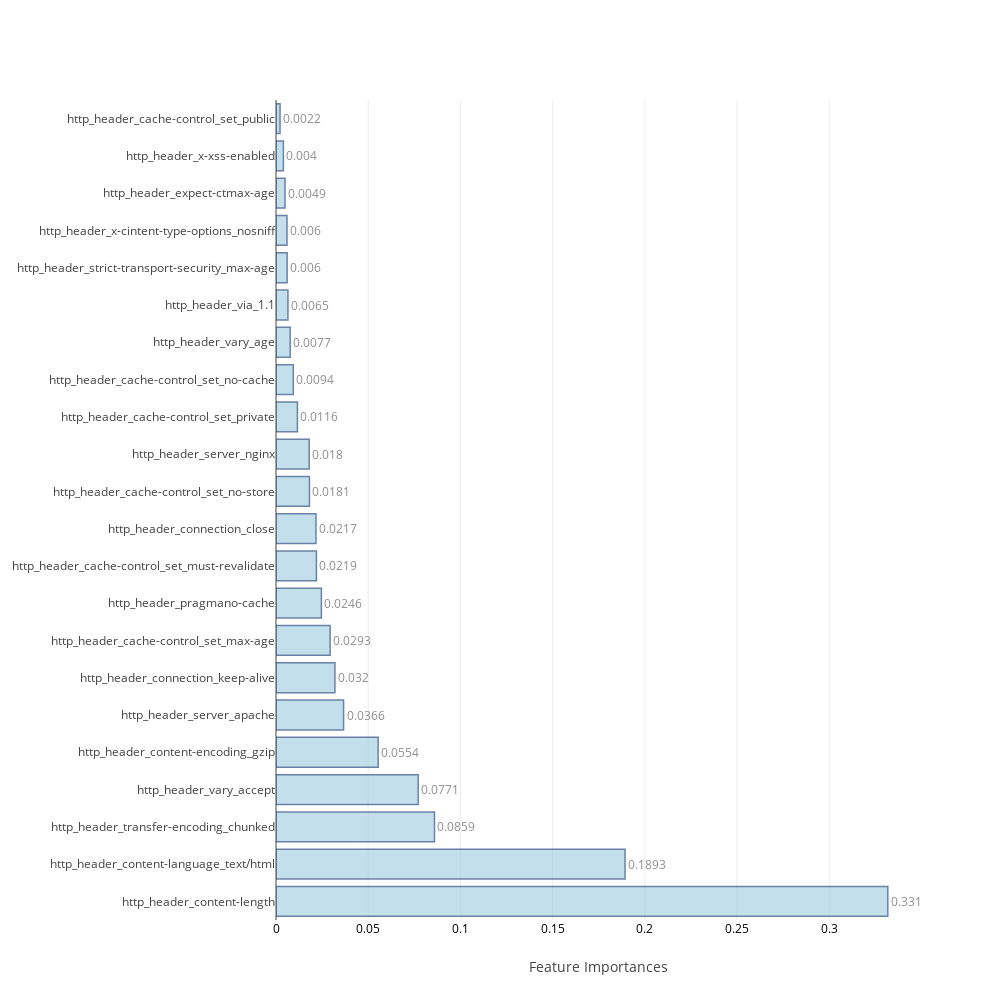
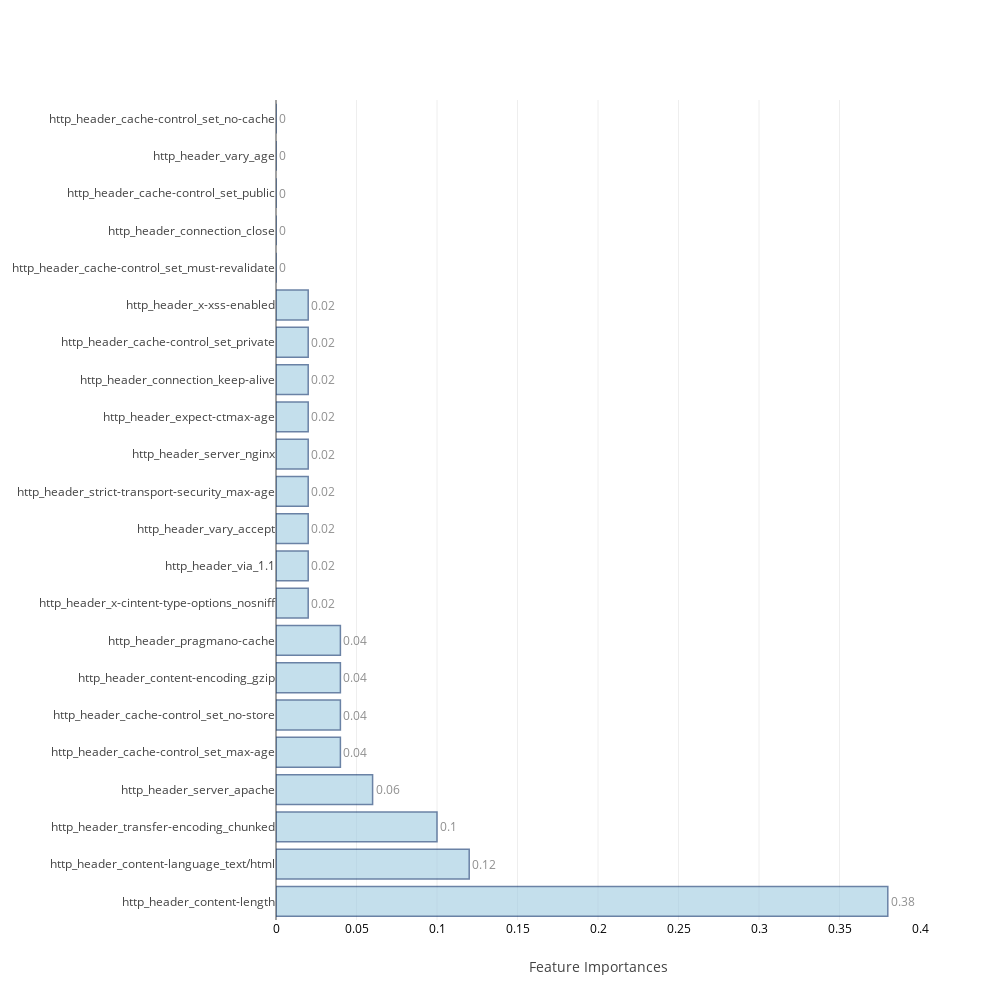
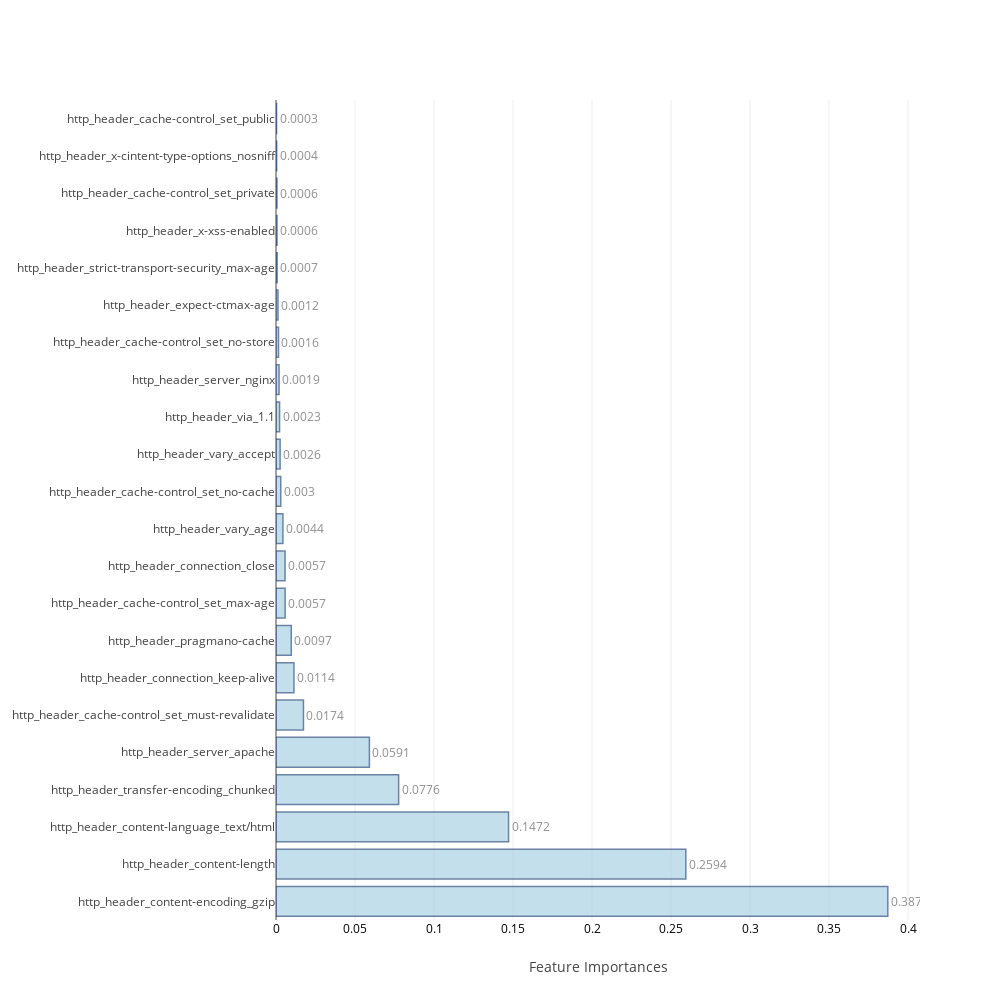
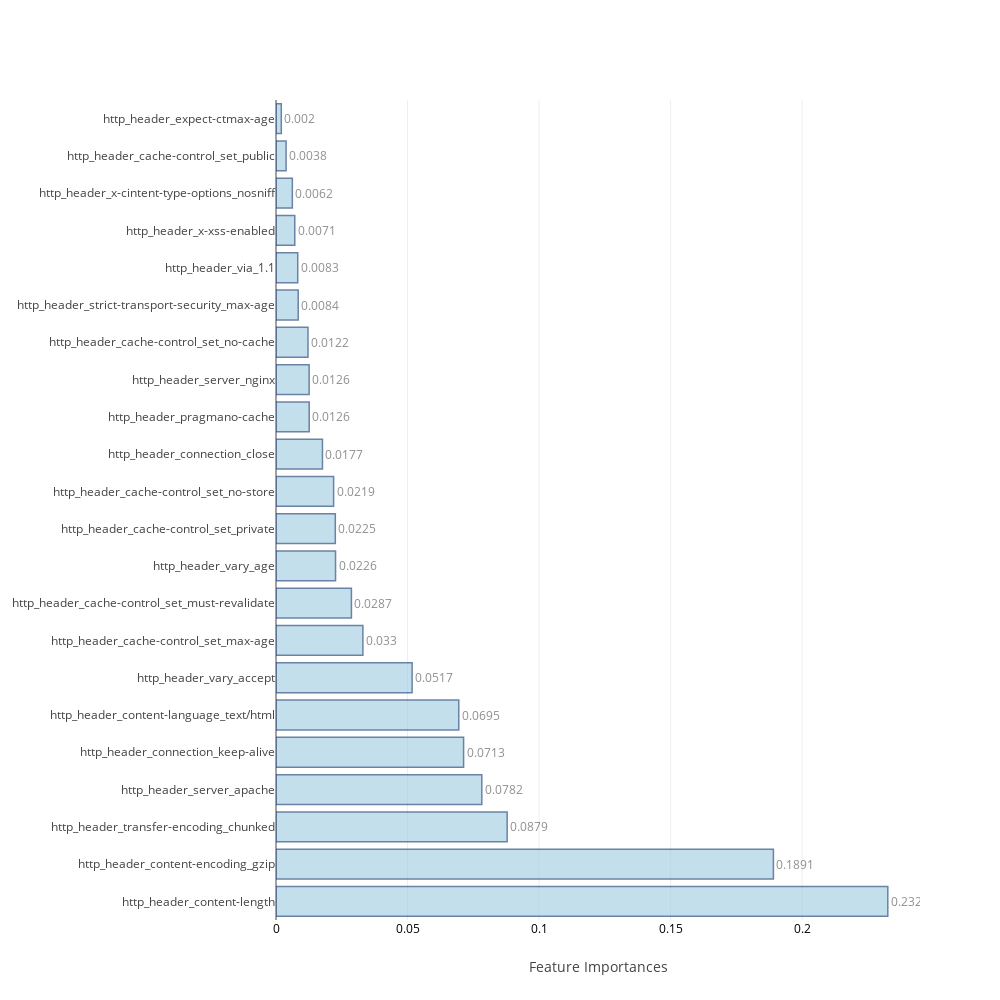

Source (notebook cell) for these figures, in order:
### Code cell
feat_imp=[None]*4
j=0
for i in range(0,8):
    if i>=2 and i<=5:
        model,cm_train,cm_test,acc_train,acc_test,roc_auc,feat_imp[j],mcc=f[i](scaled_X_train,train_Y,scaled_X_test,test_Y,columns[:-2])
        j=j+1
    else:
        model,cm_train,cm_test,acc_train,acc_test,roc_auc,mcc=f[i](scaled_X_train,train_Y,scaled_X_test,test_Y)
    table_80_50_train.loc[i]=   ([acc_train,cm_train.TP,cm_train.TN,cm_train.FP,cm_train.FN,cm_train.FPR,cm_train.FNR])
    table_80_50_test.loc[i] =   ([acc_test ,cm_test.TP, cm_test.TN, cm_test.FP, cm_test.FN, cm_test.FPR, cm_test.FNR,roc_auc,mcc])
    print("\n")

### Figure 1 — Plotly figure (JSON) as saved in the notebook; plotly's stock layout.template omitted (floating-point values rounded to 4 significant figures)
{"data": [{"marker": {"color": "rgb(158,202,225)", "line": {"color": "rgb(8,48,107)", "width": 1.5}}, "opacity": 0.6, "orientation": "h", "text": [0.3318, 0.1893, 0.0859, 0.0771, 0.0554, 0.0366, 0.032, 0.0293, 0.0246, 0.0219, 0.0217, 0.0181, 0.018, 0.0116, 0.0094, 0.0077, 0.0065, 0.006, 0.006, 0.0049, 0.004, 0.0022], "textposition": "outside", "type": "bar", "uid": "e348aec7-db4f-49fe-a722-bbbce176c73e", "x": [0.3318, 0.1893, 0.08594, 0.07711, 0.0554, 0.03665, 0.03195, 0.02935, 0.0246, 0.02192, 0.02168, 0.01814, 0.018, 0.0116, 0.009383, 0.007687, 0.006473, 0.00604, 0.00597, 0.004877, 0.004011, 0.002195], "y": ["http_header_content-length", "http_header_content-language_text/html", "http_header_transfer-encoding_chunked", "http_header_vary_accept", "http_header_content-encoding_gzip", "http_header_server_apache", "http_header_connection_keep-alive", "http_header_cache-control_set_max-age", "http_header_pragmano-cache", "http_header_cache-control_set_must-revalidate", "http_header_connection_close", "http_header_cache-control_set_no-store", "http_header_server_nginx", "http_header_cache-control_set_private", "http_header_cache-control_set_no-cache", "http_header_vary_age", "http_header_via_1.1", "http_header_strict-transport-security_max-age", "http_header_x-cintent-type-options_nosniff", "http_header_expect-ctmax-age", "http_header_x-xss-enabled", "http_header_cache-control_set_public"]}], "layout": {"autosize": false, "height": 1000, "width": 1000, "xaxis": {"tickfont": {"color": "black", "size": 12}, "title": "Feature Importances"}, "yaxis": {"automargin": true}}}

### Figure 2 — Plotly figure (JSON) as saved in the notebook; plotly's stock layout.template omitted (floating-point values rounded to 4 significant figures)
{"data": [{"marker": {"color": "rgb(158,202,225)", "line": {"color": "rgb(8,48,107)", "width": 1.5}}, "opacity": 0.6, "orientation": "h", "text": [0.38, 0.12, 0.1, 0.06, 0.04, 0.04, 0.04, 0.04, 0.02, 0.02, 0.02, 0.02, 0.02, 0.02, 0.02, 0.02, 0.02, 0, 0, 0, 0, 0], "textposition": "outside", "type": "bar", "uid": "58a02a27-717c-44b0-9aac-b952b33b92af", "x": [0.38, 0.12, 0.1, 0.06, 0.04, 0.04, 0.04, 0.04, 0.02, 0.02, 0.02, 0.02, 0.02, 0.02, 0.02, 0.02, 0.02, 0, 0, 0, 0, 0], "y": ["http_header_content-length", "http_header_content-language_text/html", "http_header_transfer-encoding_chunked", "http_header_server_apache", "http_header_cache-control_set_max-age", "http_header_cache-control_set_no-store", "http_header_content-encoding_gzip", "http_header_pragmano-cache", "http_header_x-cintent-type-options_nosniff", "http_header_via_1.1", "http_header_vary_accept", "http_header_strict-transport-security_max-age", "http_header_server_nginx", "http_header_expect-ctmax-age", "http_header_connection_keep-alive", "http_header_cache-control_set_private", "http_header_x-xss-enabled", "http_header_cache-control_set_must-revalidate", "http_header_connection_close", "http_header_cache-control_set_public", "http_header_vary_age", "http_header_cache-control_set_no-cache"]}], "layout": {"autosize": false, "height": 1000, "width": 1000, "xaxis": {"tickfont": {"color": "black", "size": 12}, "title": "Feature Importances"}, "yaxis": {"automargin": true}}}

### Figure 3 — Plotly figure (JSON) as saved in the notebook; plotly's stock layout.template omitted (floating-point values rounded to 4 significant figures)
{"data": [{"marker": {"color": "rgb(158,202,225)", "line": {"color": "rgb(8,48,107)", "width": 1.5}}, "opacity": 0.6, "orientation": "h", "text": [0.3872, 0.2594, 0.1472, 0.0776, 0.0591, 0.0174, 0.0114, 0.0097, 0.0057, 0.0057, 0.0044, 0.003, 0.0026, 0.0023, 0.0019, 0.0016, 0.0012, 0.0007, 0.0006, 0.0006, 0.0004, 0.0003], "textposition": "outside", "type": "bar", "uid": "c93d2c71-2a63-4c7b-9a45-e4d78ca67f66", "x": [0.3872, 0.2594, 0.1472, 0.07761, 0.0591, 0.01738, 0.01136, 0.009655, 0.005745, 0.005723, 0.004375, 0.002991, 0.002601, 0.002259, 0.001917, 0.001576, 0.001245, 0.0007135, 0.0006325, 0.0006142, 0.0004255, 0.0003469], "y": ["http_header_content-encoding_gzip", "http_header_content-length", "http_header_content-language_text/html", "http_header_transfer-encoding_chunked", "http_header_server_apache", "http_header_cache-control_set_must-revalidate", "http_header_connection_keep-alive", "http_header_pragmano-cache", "http_header_cache-control_set_max-age", "http_header_connection_close", "http_header_vary_age", "http_header_cache-control_set_no-cache", "http_header_vary_accept", "http_header_via_1.1", "http_header_server_nginx", "http_header_cache-control_set_no-store", "http_header_expect-ctmax-age", "http_header_strict-transport-security_max-age", "http_header_x-xss-enabled", "http_header_cache-control_set_private", "http_header_x-cintent-type-options_nosniff", "http_header_cache-control_set_public"]}], "layout": {"autosize": false, "height": 1000, "width": 1000, "xaxis": {"tickfont": {"color": "black", "size": 12}, "title": "Feature Importances"}, "yaxis": {"automargin": true}}}

### Figure 4 — Plotly figure (JSON) as saved in the notebook; plotly's stock layout.template omitted (floating-point values rounded to 4 significant figures)
{"data": [{"marker": {"color": "rgb(158,202,225)", "line": {"color": "rgb(8,48,107)", "width": 1.5}}, "opacity": 0.6, "orientation": "h", "text": [0.2326, 0.1891, 0.0879, 0.0782, 0.0713, 0.0695, 0.0517, 0.033, 0.0287, 0.0226, 0.0225, 0.0219, 0.0177, 0.0126, 0.0126, 0.0122, 0.0084, 0.0083, 0.0071, 0.0062, 0.0038, 0.002], "textposition": "outside", "type": "bar", "uid": "b5d90fc6-727d-4281-8959-37fdb66323fd", "x": [0.2326, 0.1891, 0.08787, 0.07824, 0.07132, 0.06947, 0.05174, 0.03303, 0.02867, 0.02264, 0.02255, 0.0219, 0.01766, 0.01262, 0.01259, 0.01216, 0.008442, 0.008261, 0.00713, 0.00621, 0.003833, 0.002012], "y": ["http_header_content-length", "http_header_content-encoding_gzip", "http_header_transfer-encoding_chunked", "http_header_server_apache", "http_header_connection_keep-alive", "http_header_content-language_text/html", "http_header_vary_accept", "http_header_cache-control_set_max-age", "http_header_cache-control_set_must-revalidate", "http_header_vary_age", "http_header_cache-control_set_private", "http_header_cache-control_set_no-store", "http_header_connection_close", "http_header_pragmano-cache", "http_header_server_nginx", "http_header_cache-control_set_no-cache", "http_header_strict-transport-security_max-age", "http_header_via_1.1", "http_header_x-xss-enabled", "http_header_x-cintent-type-options_nosniff", "http_header_cache-control_set_public", "http_header_expect-ctmax-age"]}], "layout": {"autosize": false, "height": 1000, "width": 1000, "xaxis": {"tickfont": {"color": "black", "size": 12}, "title": "Feature Importances"}, "yaxis": {"automargin": true}}}
